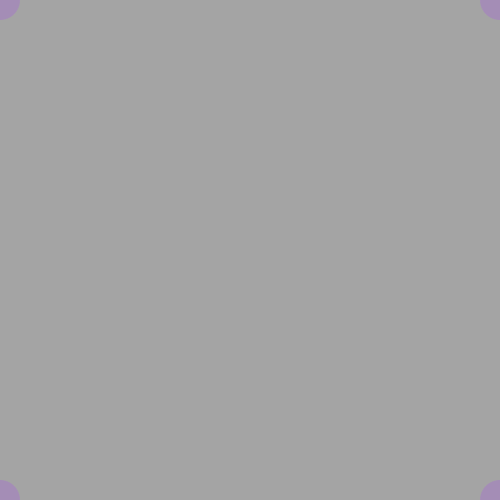
Frame 1 (no input)
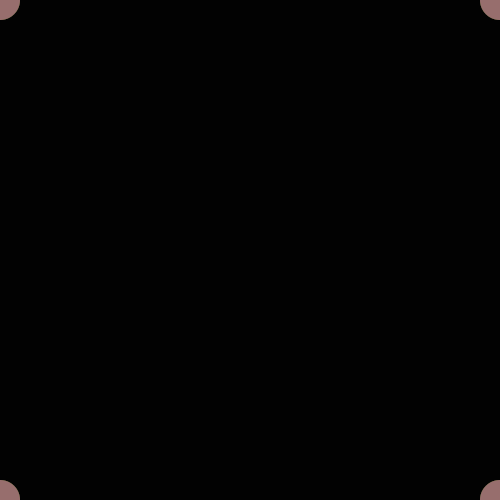
Frame 60 (the mouse pressed at the canvas centre just before this capture)
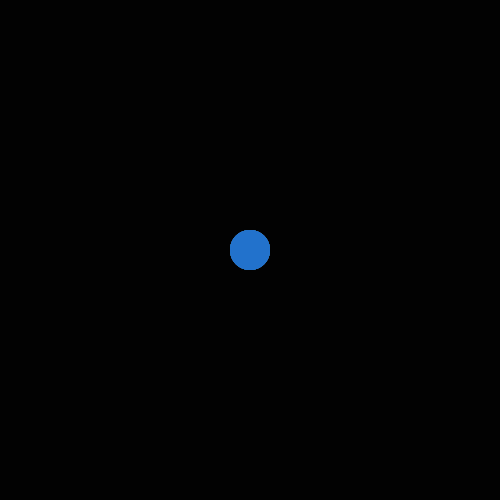
Frame 120 (the mouse held since frame 60 and released just before this capture)

The Processing sketch that drew these frames (run headless with seeded random() and noise(); from frame 60 on, the mouse is pressed at the canvas centre):

// Processing sketch: processing_70930
// ── processing_70930.pde

//Ryan S, User Imput, CP1 mods 19-20
float w=20;
float changeW=5;
void setup()
{
  size(500, 500);
  smooth();
  frameRate(40);
  noCursor();
}
void keyPressed()
{
  noStroke();
  fill(0, 0, 0, 50);
  rect(0, 0, width, height);
  fill(random(255), random(255), random(255), random(255));
  ellipse(mouseX, mouseY, w, w);
  ellipse(500-mouseX, 500-mouseY, w, w);
  ellipse(500-mouseX, mouseY, w, w);
  ellipse(mouseX, 500-mouseY, w, w);
  w=w+changeW;
  if (w<50)
  {
    changeW=changeW+1;
  }
  if (w>50)
  {
    changeW=changeW-1;
  }
}
void draw()
{
  noStroke();
  fill(0, 0, 0, 50);
  rect(0, 0, width, height);
  fill(random(255), random(255), random(255), random(255));
  ellipse(mouseX, mouseY, 40, 40);
  ellipse(500-mouseX, 500-mouseY, 40, 40);
  ellipse(500-mouseX, mouseY, 40, 40);
  ellipse(mouseX, 500-mouseY, 40, 40);
}
